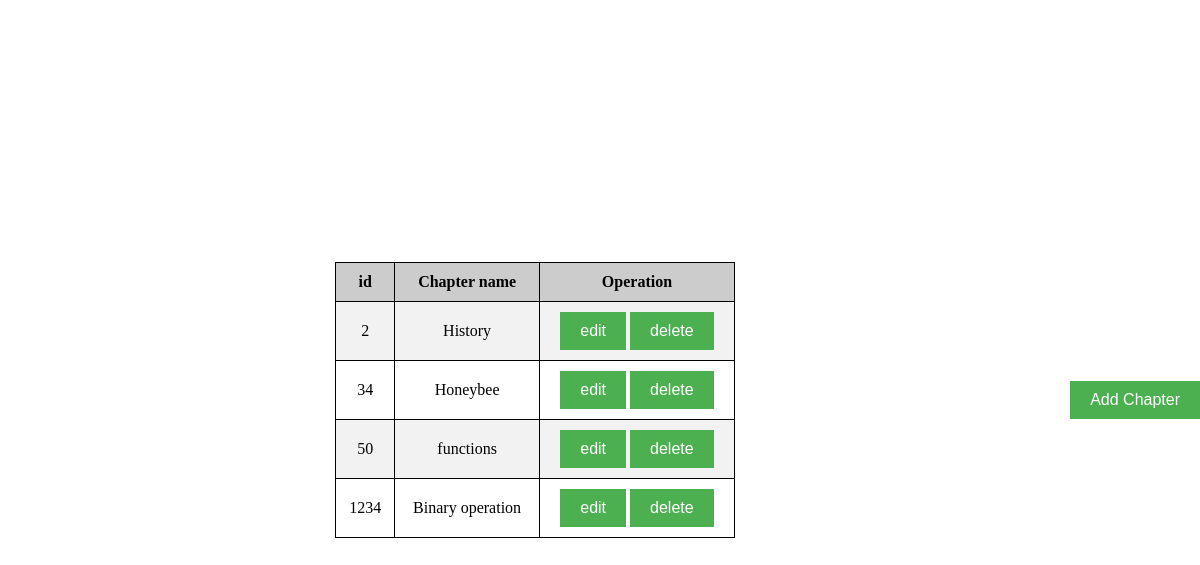
The app's page /chapter/chapter.php with its own data.
### tables this page shows
CREATE TABLE `chapter` (
  `id` int NOT NULL,
  `chaptername` varchar(50) NOT NULL
);

### chapter/chapter.php (the view, shortened to what this page needs)
<?php
$connection = mysqli_connect('localhost','root','root','portal');
$query = "SELECT * from chapter";
$result = mysqli_query($connection,$query);
if(mysqli_num_rows($result)>0){
?>
  <table class="my-table">
    <tr>
      <th>id</th>
      <th>Chapter name</th>
      <th>Operation</th>
    </tr>
    <?php
    while($row = mysqli_fetch_assoc($result)){
    ?>
      <tr>
        <td><?php echo $row['id'];?></td>
        <td><?php echo $row['chaptername'];?></td>
        <td>
          <button><a href="chapteredit.php?in=<?php echo $row['id']?>">edit</a></button>
          <button><a href="chapterdel.php?in=<?php echo $row['id'];?>">delete</a></button>
        </td>
      </tr>
    <?php
    }
  }
  ?>
</table>
<!DOCTYPE html>
<html lang="en">
<head>
</head>
<body>
<button ><a href="chapteradd.php">Add Chapter</a></button>
</body>
</html>

### chapter/chapter.php (style rules this page uses)
body { display: flex; justify-content: center; align-items: center; height: 100vh; margin: 0; }
button { padding: 10px 20px; font-size: 16px; background-color: #4CAF50; color: white; border: none; cursor: pointer; }
button a { text-decoration: none; color: white; }
.my-table { border-collapse: collapse; width: 400px; margin: 10px auto; }
.my-table th, .my-table td { border: 1px solid black; padding: 10px; text-align: center; }
.my-table th { background-color: #ccc; }
.my-table tr:nth-child(even) { background-color: #f2f2f2; }

### records on screen
chapter: id "2", chaptername "History"
chapter: id "34", chaptername "Honeybee"
chapter: id "50", chaptername "functions"
chapter: id "1234", chaptername "Binary operation"
